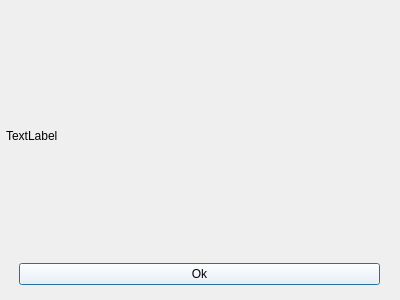
<?xml version="1.0" encoding="UTF-8"?>
<ui version="4.0">
 <class>finaldial</class>
 <widget class="QDialog" name="finaldial">
  <property name="geometry">
   <rect>
    <x>0</x>
    <y>0</y>
    <width>400</width>
    <height>300</height>
   </rect>
  </property>
  <property name="windowTitle">
   <string>Dialog</string>
  </property>
  <widget class="QWidget" name="horizontalLayoutWidget">
   <property name="geometry">
    <rect>
     <x>-1</x>
     <y>239</y>
     <width>401</width>
     <height>71</height>
    </rect>
   </property>
   <layout class="QHBoxLayout" name="horizontalLayout">
    <item>
     <spacer name="verticalSpacer">
      <property name="orientation">
       <enum>Qt::Orientation::Vertical</enum>
      </property>
      <property name="sizeHint" stdset="0">
       <size>
        <width>20</width>
        <height>40</height>
       </size>
      </property>
     </spacer>
    </item>
    <item>
     <widget class="QPushButton" name="pushButton">
      <property name="styleSheet">
       <string notr="true">background-color: white;
color:black;</string>
      </property>
      <property name="text">
       <string>Ok</string>
      </property>
     </widget>
    </item>
    <item>
     <spacer name="verticalSpacer_2">
      <property name="orientation">
       <enum>Qt::Orientation::Vertical</enum>
      </property>
      <property name="sizeHint" stdset="0">
       <size>
        <width>20</width>
        <height>40</height>
       </size>
      </property>
     </spacer>
    </item>
   </layout>
  </widget>
  <widget class="QLabel" name="Label">
   <property name="geometry">
    <rect>
     <x>6</x>
     <y>90</y>
     <width>381</width>
     <height>91</height>
    </rect>
   </property>
   <property name="text">
    <string>TextLabel</string>
   </property>
  </widget>
 </widget>
 <resources/>
 <connections/>
</ui>
